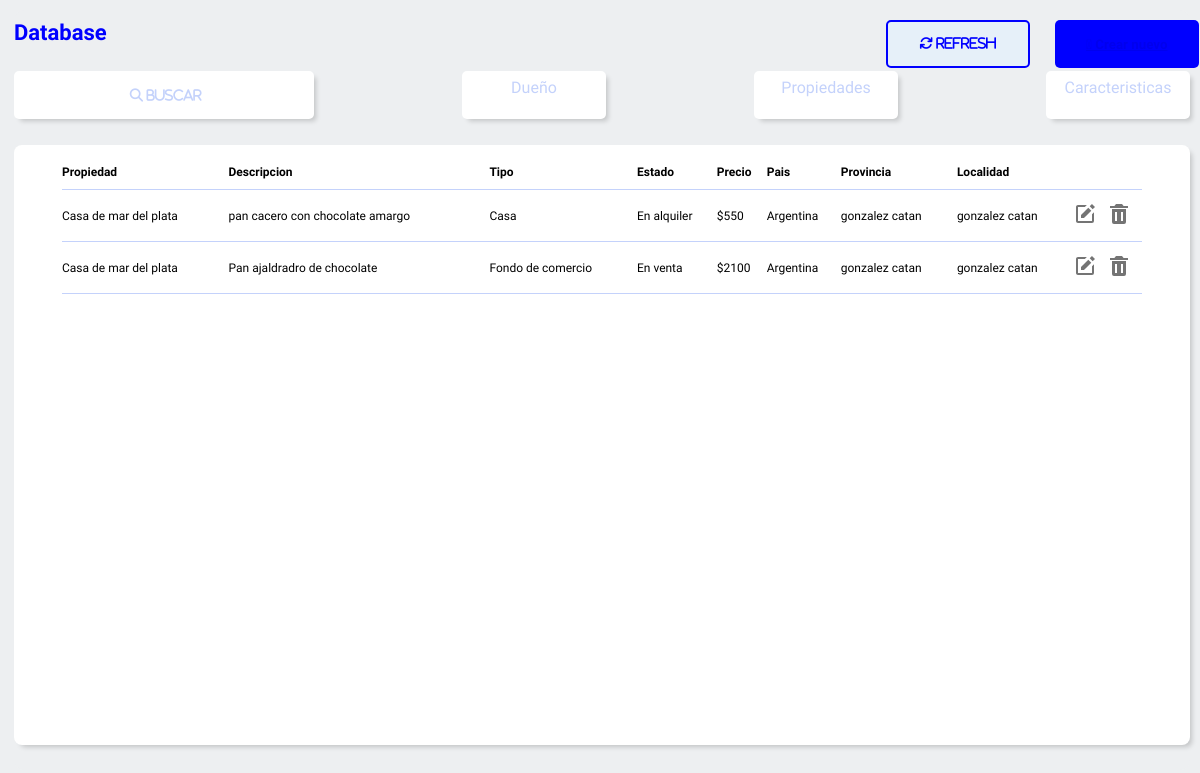
/inicio_propiedades/, run on an earlier commit of the app's database.
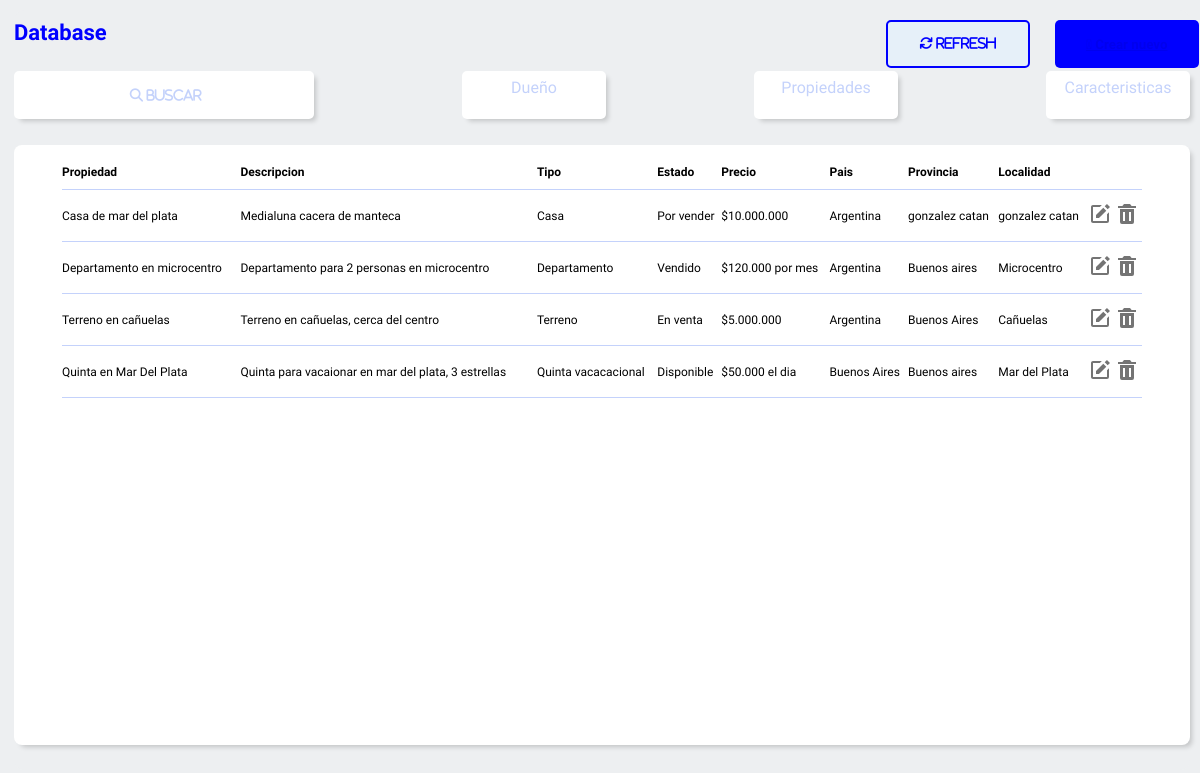
And on a later commit of the database.
### bd_app/models.py (models this page shows, shortened)
class datos_propiedad_model(models.Model):
    CASA='Casa'
    DEPARTAMENTO= 'Departamento'
    TERRENO= 'Terreno'
    LOCAL_COMERCIAL='Local comercial'
    PH = 'PH'
    QUINTA_VACACIONAL='Quinta vacacacional'
    OFICINA_COMERCIAL= 'Oficina comercial'
    GARAGE= 'Garage'
    BODEGA_GALPON= 'Bodega-Galpon'
    FCOMERCIO= 'Fondo de comercio'
    HOTEL= 'Hotel'
    DEPOSITO= 'Deposito'
    BODEGA= 'Bodega, niho o parcela'
    CONSULTORIO= 'Consultorio'
    OPCIONES=[(CASA,'Casa'),
              (DEPARTAMENTO, 'Departamento'),
              (TERRENO,'terreno'),
              (LOCAL_COMERCIAL,'Local comercial'),
              (PH,'ph'),
              (QUINTA_VACACIONAL,'Quinta vacacional'),
              (OFICINA_COMERCIAL,'Oficina comercial'),
              (GARAGE, 'Garage'),
              (BODEGA_GALPON, 'Bodega-Galpon'),
              (FCOMERCIO, 'Fondo de comercio'),
              (HOTEL, 'Hotel'),
              (DEPOSITO, 'Deposito'),
              (BODEGA, 'Bodega, niho o parcela'),
              (CONSULTORIO, 'Consultorio'),
              ]
    DIS='Disponible'
    ALQ='Alquilado'
    ENAL= 'En alquiler'
    ENV= 'En venta'
    POR = 'Por vender'
    VN= 'Vendido'
    OPCIONES_ESTADO=[(DIS,'Disponible'),
                     (ENAL,'En alquiler'),
                     (ALQ,'Alquilado'),
                     (ENV,'En venta'),
                     (POR,'Por vender'),
                     (VN,'Vendido')]
    id = models.AutoField(primary_key=True)
    dueño= models.CharField(max_length=50,blank=True)
    tipo = models.CharField(choices=OPCIONES,
                            max_length=50,
                            default=CASA,
                            null=True,
                            blank = True)
    estado = models.CharField(max_length=50,null=True,blank=False,
                              choices=OPCIONES_ESTADO,
                              default=DIS,)
    direccion = models.CharField(max_length=50,null=True,blank=False)
    descripcion= models.CharField(max_length=200,null=True,blank=False)
    pais= models.CharField(max_length=50,blank = True,null=True)
    provincia = models.CharField(max_length=50,blank = True,null=True)
    localidad = models.CharField(max_length=50,blank = True,null=True)
    parcela= models.IntegerField(null=True,blank=False)
    lote= models.CharField(max_length=50,null=True,blank=False)
    tamaño= models.CharField(max_length=50,null=True,blank=False)
    metros2 = models.CharField(max_length=50,null=True,blank=False)
    clave_c=models.CharField(max_length=50,null=True,blank=False)
    titular = models.CharField(max_length=50,null=True,blank=False)
    MN='Monoambiente'
    DOS='2 Ambientes'
    TRES='3 Ambientes'
    CUATRO='4 Ambientes'
    CINCO='5 Ambientes'
    OPCIONES_AMBIENTES=[(MN,'Monoambiente'),
                        (DOS,'2 Ambientes'),
                        (TRES,'3 Ambientes'),
                        (CUATRO,'4 Ambientes'),
                        (CINCO,'5 Ambientes')]
    propiedad = models.CharField(max_length=200,null=True,blank=False)
    ambientes= models.CharField(max_length=50,null=True,blank=False,
                             choices=OPCIONES_AMBIENTES,
                             default= MN)
    baños= models.IntegerField(null=True,blank=False)
    dormitorios= models.IntegerField(null=True,blank=False)
    cocina= models.IntegerField(null=True,blank=False)
    living= models.IntegerField(null=True,blank=False)
    comedor= models.IntegerField(null=True,blank=False)
    garage= models.IntegerField(null=True,blank=False)
    sotano=models.IntegerField(null=True,blank=False)
    terrasa= models.IntegerField(null=True,blank=False)
    descripcion= models.CharField(max_length=200,null=True,blank=False)
    precio= models.CharField(max_length=20,null=True,blank=False)

### bd_app/views.py (the view, shortened to what this page needs)
# urls.py: path('inicio_propiedades/',inicio_propiedades,name='inicio_propiedades'),
def inicio_propiedades(request):
      queryset = request.GET.get('buscar')
      clientes = datos_propiedad_model.objects.all()
      return render (request,'bd_app/filtros/propiedades/inicio_propiedades.html',{'clientes':clientes})

### bd_app/templates/bd_app/filtros/propiedades/inicio_propiedades.html (shortened to what this page needs)
{% extends 'bd_app/inicio.html' %}
{% block tabla %}
<div class="tabla__main">
    <table>
        <thead>
            <th> <a href="{% url 'inicio_za' %}"> Propiedad</th></a>
            <th>Descripcion</th>
            <th>Tipo</th>
            <th>Estado</th>
            <th> <a href="{% url 'inicio_mascaro' %}"> Precio</th></a>
            <th>Pais</th>
            <th>Provincia</th>
            <th>Localidad</th>
        </thead>
        <tbody>
            {% for i in clientes %}
            <tr>
                <td>{{ i.propiedad }}</td>
                <td>{{ i.descripcion }}</td>
                <td>{{ i.tipo }}</td>
                <td>{{ i.estado}}</td>
                <td>{{ i.precio }}</td>
                <td>{{ i.pais }}</td>
                <td>{{ i.provincia}}</td>
                <td>{{ i.localidad}}</td>
                <td class='edit'></td>
                <td class='delete'><a  href="{% url 'delete' i.id %}"  id="{{ i.id }}" > <svg class='buttom_delete'  xmlns="http://www.w3.org/2000/svg" width="24" height="24" viewBox="0 0 24 24" style="fill: rgb(116, 116, 116);transform: ;msFilter:;"><path d="M6 7H5v13a2 2 0 0 0 2 2h10a2 2 0 0 0 2-2V7H6zm4 12H8v-9h2v9zm6 0h-2v-9h2v9zm.618-15L15 2H9L7.382 4H3v2h18V4z"></path></svg> </a></td>
            </tr>
            {% endfor %}
    </table>
</div>
{% endblock %}

What changed in the data, as far as the page shows it:
removed datos_propiedad_model: propiedad "Casa de mar del plata", descripcion "pan cacero con chocolate amargo", tipo "Casa", estado "En alquiler", precio "$550", pais "Argentina", provincia "gonzalez catan", localidad "gonzalez catan"
removed datos_propiedad_model: propiedad "Casa de mar del plata", descripcion "Pan ajaldradro de chocolate", tipo "Fondo de comercio", estado "En venta", precio "$2100", pais "Argentina", provincia "gonzalez catan", localidad "gonzalez catan"
added datos_propiedad_model: propiedad "Casa de mar del plata", descripcion "Medialuna cacera de manteca", tipo "Casa", estado "Por vender", precio "$10.000.000", pais "Argentina", provincia "gonzalez catan", localidad "gonzalez catan"
added datos_propiedad_model: propiedad "Departamento en microcentro", descripcion "Departamento para 2 personas en microcentro", tipo "Departamento", estado "Vendido", precio "$120.000 por mes", pais "Argentina", provincia "Buenos aires", localidad "Microcentro"
added datos_propiedad_model: propiedad "Terreno en cañuelas", descripcion "Terreno en cañuelas, cerca del centro", tipo "Terreno", estado "En venta", precio "$5.000.000", pais "Argentina", provincia "Buenos Aires", localidad "Cañuelas"
added datos_propiedad_model: propiedad "Quinta en Mar Del Plata", descripcion "Quinta para vacaionar en mar del plata, 3 estrellas", tipo "Quinta vacacacional", estado "Disponible", precio "$50.000 el dia", pais "Buenos Aires", provincia "Buenos aires", localidad "Mar del Plata"
